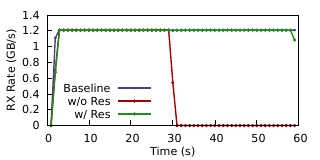

Source code (gnuplot):
#set terminal pdf size 3, 1.5 font ", 10"
set terminal pdfcairo font "Gill Sans,12" linewidth 1 size 3.2in,1.6in
set output "rx_rate.pdf"        #output format

set style line 1 lt 1 lc rgb "#483D8B"     lw 2 pt 2 ps 0.2  #lock
set style line 2 lt 1 lc rgb "#A00000"    lw 2 pt 6 ps 0.2   #ffwd
set style line 3 lt 1 lc rgb "#228B22"     lw 2 pt 12 ps 0.2    #lock-free
set style line 4 lt 1 lc rgb "purple"    lw 2 pt 9 ps 0.6        #opt
set style line 5 lt 1 lc rgb "#228B22"    lw 2 pt 5 ps 0.6    #DPS
set style line 6 lt 1 lc rgb "purple"   lw 2 pt 4 ps 0.6

#set logscale y 2
#set yrange [1:1024]
#set ytics 4
#set key vertical maxrows 3
#set key samplen 1.5 spacing 0.8
#set key width -6
#set key at 48,900
set key  bottom left
set xlabel "Time (s)" offset 0,0.5
set ylabel "RX Rate (GB/s)" offset 1.8,0
set ytics auto nomirror
set xtics auto nomirror

#set title "Amortized Cbuf Allocation Overhead"
plot 'rxrate.dat' using 1:($2/1000000) with lp ls 1 t 'Baseline', \
		     '' using 1:($3/1000000) with lp ls 2 t 'w/o Res', \
		     '' using 1:($4/1000000) with lp ls 3 t 'w/ Res'
